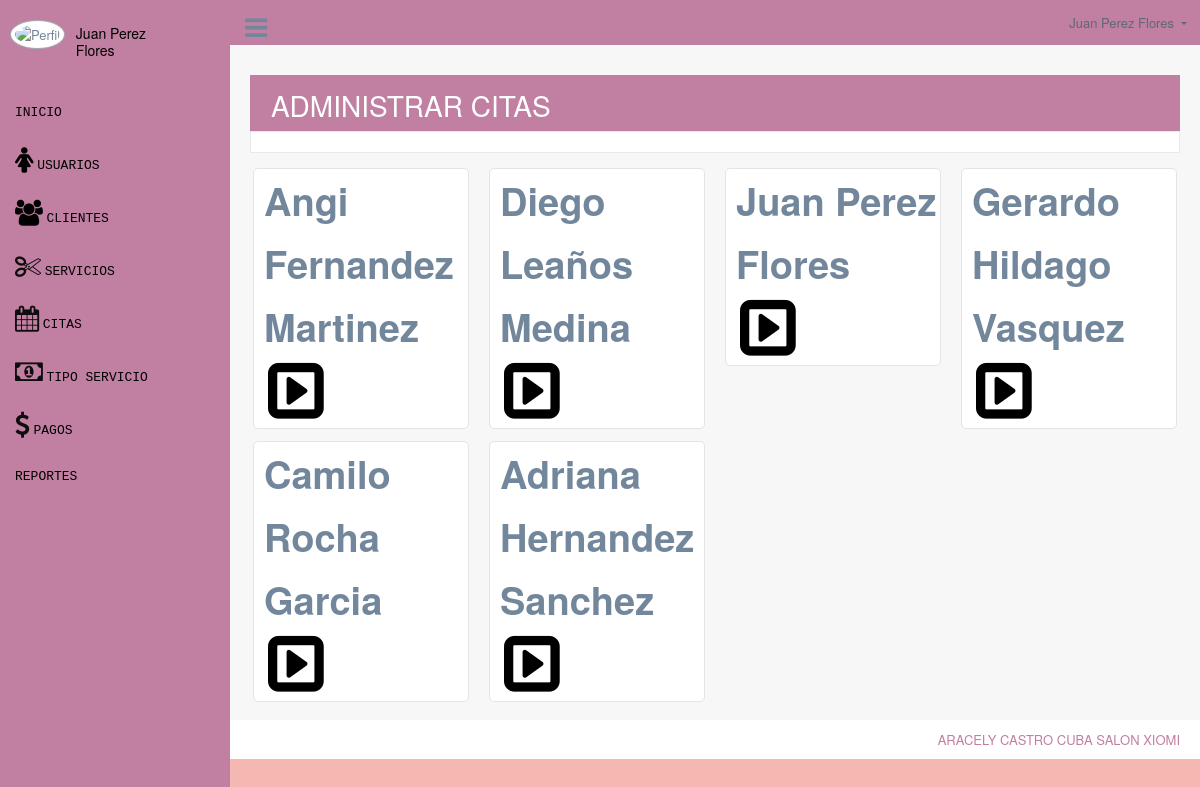
The page /fichas (signed in) on the database its author committed.
### tables this page shows
CREATE TABLE `usuarios` (
  `id` int(11) NOT NULL,
  `nombre` text NOT NULL,
  `usuario` text NOT NULL,
  `password` text NOT NULL,
  `perfil` text NOT NULL,
  `foto` text NOT NULL,
  `estado` int(11) NOT NULL,
  `ultimo_login` datetime NOT NULL,
  `fecha` timestamp NOT NULL DEFAULT current_timestamp() ON UPDATE current_timestamp()
);

### controladores/plantilla.controlador.php (called while the page is built)
<?php
class ControladorPlantilla
{
	static public function crtPlantilla()
	{
		include "vistas/plantilla.php";
	}
}
?>

### index.php (called while the page is built, shortened)
<?php
require_once "controladores/plantilla.controlador.php";
require_once "controladores/usuarios.controlador.php";
require_once "controladores/servicios.controlador.php";
require_once "modelos/usuarios.modelo.php";
$plantilla= new ControladorPlantilla();
$plantilla->crtPlantilla();
?>

### controladores/usuarios.controlador.php (called while the page is built, shortened)
<?php
class ControladorUsuarios{
	static public function ctrMostrarUsuarios($item, $valor){
		$tabla = "usuarios";
		$respuesta = ModeloUsuarios::MdlMostrarUsuarios($tabla, $item, $valor);
		return $respuesta;
	}
}

### modelos/conexion.php (called while the page is built)
<?php
class Conexion
{
	static public function conectar()
	{
		$link = new PDO(
			"mysql:host=localhost;dbname=peluqueria",
			"root",
			""
		);
		$link->exec("set names utf8");
		return $link;
	}
}

### modelos/usuarios.modelo.php (called while the page is built, shortened)
<?php
require_once "conexion.php";
class ModeloUsuarios{
	static public function
	mdlMostrarUsuarios($tabla, $item, $valor){
		if($item != null){
			$stmt = Conexion::conectar()->prepare("SELECT * FROM $tabla WHERE $item = :$item");
			$stmt -> bindParam(":".$item, $valor, PDO::PARAM_STR);
			$stmt -> execute();
			return $stmt -> fetch();
		}else{
			$stmt = Conexion::conectar()->prepare("SELECT * FROM $tabla");
			$stmt -> execute();
			return $stmt -> fetchAll();
		}
	}
}

### vistas/modulos/fichas.php (the view, shortened to what this page needs)
<div class="right_col" role="main">
    <div class="">
        <div class="page-title">
            <div class="title_left">
                <h3>
                    <div class="text-white" style="width:80%; margin-left:5%;margin-top:8%;"S>ADMINISTRAR CITAS
                    </div>
                </h3>
            </div>
        </div>
        <div class="clearfix bg-info"></div>
        <div class="row">
            <div class="col-md-12 col-sm-12  ">
                <div class="x_panel">
                    </div>
                    <div class="x_content">
                        <div class="row">
                              <?php
                                $item = null;
                                $valor = null;
                                $usuarios = ControladorUsuarios::ctrMostrarUsuarios($item, $valor);
                                foreach ($usuarios as $key => $value){
                                   echo '<div class="animated flipInY col-lg-3 col-md-3 col-sm-6  ">
                                    <div class="tile-stats">';
                                     echo '<div class="count">'.$value["nombre"].'</div> ';
                                     echo '
                                     <a href="index.php?ruta=crear-ficha&idtrabajador='.$value["id"].'" class="">
                                         <i class="fa fa-caret-square-o-right fa-5x fa-fw" ></i>
                                      </a>
                                    </div>
                                  </div> ';
                                 }
                               ?>
                        </div>
                    </div>
                </div>
            </div>
        </div>
    </div>
</div>

### vistas/plantilla.php (style rules this page uses)
a { color: #000000; text-decoration: none; }
.bg-info { background-color:#c17fa1 !important; }
.x_panel { background: ; }

### rows shown on the page
usuarios: nombre "Angi Fernandez Martinez"
usuarios: nombre "Diego Leaños Medina"
usuarios: nombre "Juan Perez Flores"
usuarios: nombre "Gerardo Hildago Vasquez"
usuarios: nombre "Camilo Rocha Garcia"
usuarios: nombre "Adriana Hernandez Sanchez"

### other values the page prints
$_SESSION["nombre"] "Juan Perez Flores"
